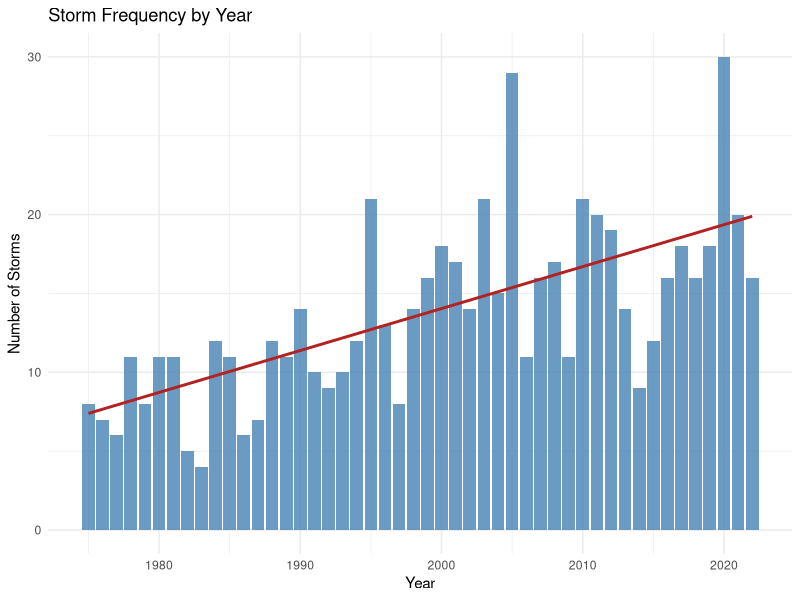
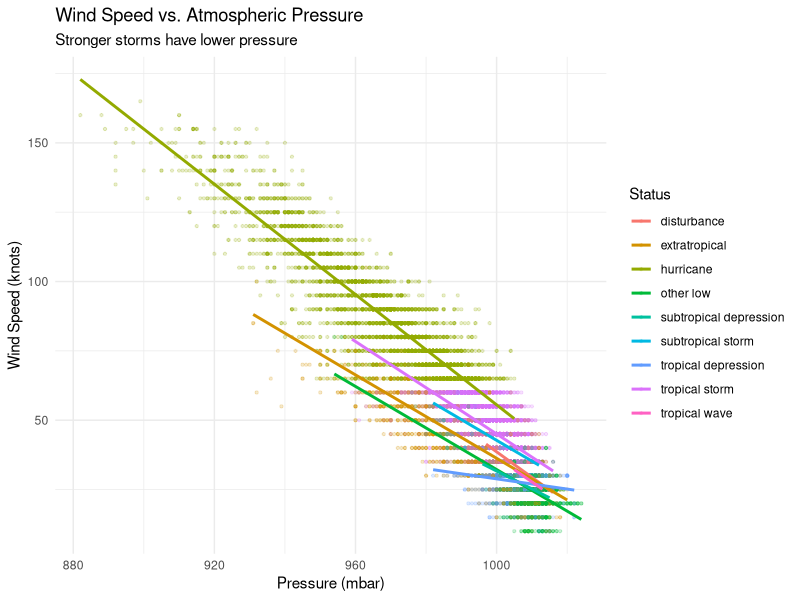
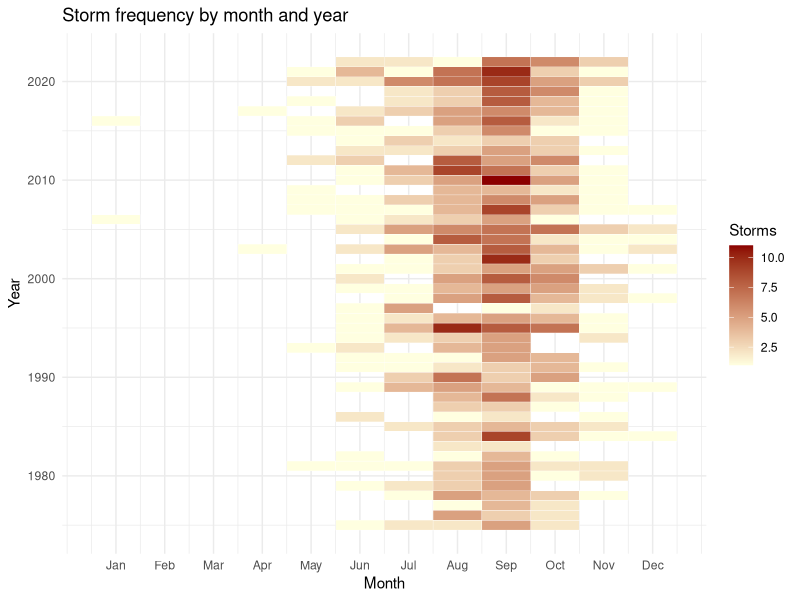
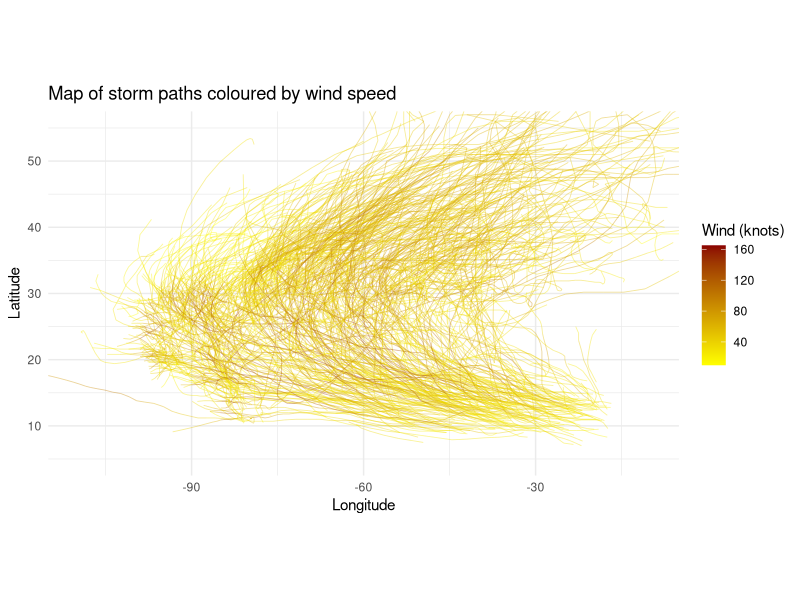
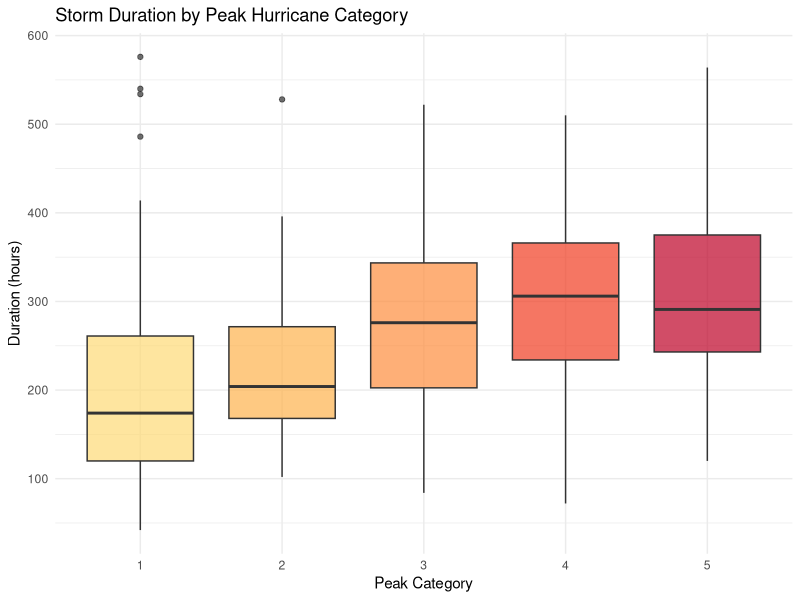

The R script that drew these images, in order:
# installing the dplyr package
install.packages(dplyr)

# loading the dplyr package
library(dplyr)

# loading other required libraries
library(tidyr)
library(ggplot2)
library(lubridate)

# finding the required dataset
data(package = "dplyr")

# loading the storms dataset
data(storms)
# storms contains hurricane and tropical storm tracks, including time 
# information and storm  characteristics such as category, wind, pressure and
# status

# DATA MANAGEMENT
# Viewing the dataset
View(storms)

# looking at the dimensions of the dataset
dim(storms)
# the dataset has 19537 rows and 13 columns

# looking at the column types and structure of the dataset
str(storms)

# looking at the top rows of the dataset
head(storms)

# summary statistics for each column of the dataset
summary(storms)

glimpse(storms)

# DATA CLEANING
# looking for missing values in the dataset
colSums(is.na(storms))

# why the category column has NAs
# The category column uses a scale which only applies to hurricanes 
# It doesn't exist as a concept for any other storm type 
# So every observation where status is not hurricane will have NA for category

# why the tropicalstorm_force_diameter and hurricane_force_diameter columns
# have NAs
# the measurements of these diameters were only added from 2004 onwards
# data on these diameters before 2004 does not exist because it was not recorded

# handling NA values in the category column
storms %>% 
  filter(is.na(category)) %>%
  count(status)

# creating category label column to distinguish between hurricane and
# non-hurricane categories
# Treat NA category as non-hurricane
storms <- storms %>%
  mutate(category_label = if_else(is.na(category), "Non-hurricane",
                                  paste("Category", category)))

storms_clean <- storms %>%
  select(-tropicalstorm_force_diameter, -hurricane_force_diameter)

storms_clean
colSums(is.na(storms_clean))

# Creating a proper datetime column
storms_clean <- storms_clean %>%
  mutate(datetime = make_datetime(year, month, day, hour))


# Classify storms by era for trend analysis
storms_clean <- storms_clean %>%
  mutate(era = case_when(
    year < 1990 ~ "1975–1989",
    year < 2005 ~ "1990–2004",
    TRUE        ~ "2005–present"
  ))

storms_clean

View(storms_clean)

# UNCOVERING TRENDS
# deriving storm level summaries
storm_summary <- storms_clean %>%
  group_by(name, year) %>%
  summarise(
    peak_wind      = max(wind, na.rm = TRUE),
    min_pressure   = min(pressure, na.rm = TRUE),
    duration_hrs   = n() * 6,        # observations are 6hrs apart
    .groups = "drop"
  )

storm_summary

# looking at how many storms there are per year
storms_clean %>%
  distinct(name, year) %>%
  count(year) %>%
  arrange(year)


# barchart showing storm frequency per year
storms_clean %>%
  distinct(name, year) %>%
  count(year) %>%
  ggplot(aes(x = year, y = n)) +
  geom_col(fill = "steelblue", alpha = 0.8) +
  geom_smooth(method = "lm", colour = "firebrick", se = FALSE) +
  labs(title = "Storm Frequency by Year ",
       x = "Year", y = "Number of Storms") +
  theme_minimal()
# The trend line slopes upward from left to right indicating that 
# storm frequency has increased over the period 1975 to the present


# looking at how many storms reached hurricane status per year
storms_clean %>%
  filter(status == "hurricane") %>%
  distinct(name, year) %>%
  count(year)

# looking at how peak wind speed changed over decades
storm_summary %>%
  group_by(era = case_when(
    year < 1990 ~ "1975–1989",
    year < 2005 ~ "1990–2004",
    TRUE        ~ "2005–present"
  )) %>%
  summarise(
    mean_peak_wind = mean(peak_wind),
    mean_min_pressure = mean(min_pressure, na.rm = TRUE)
  )

# Which months have most storms
storms_clean %>%
  distinct(name, year, month) %>%
  count(month, name = "storm_count") %>%
  arrange(desc(storm_count))
# month 9 (september) has the most storms while month 4 (April) has the 
# least number of storms

# STATISTICAL TESTS
# looking at whether wind speed is significantly different across storm 
#categories
kruskal.test(wind ~ category, data = storms_clean %>% filter(!is.na(category)))
# chi-squared = 4080.6, df = 4
# p-value < 2.2e-16 which is less than 0.001
# this shows that wind speed is significantly different across storm categories

# Correlation between wind speed and pressure
cor(storms_clean$wind, storms_clean$pressure, use = "complete.obs")
# correlation between wind speed and pressure is negative (-0.92777)
# this indicates that there is a strong negative relationship between wind speed 
# and wind pressure

# scatter plot of wind versus pressure
ggplot(storms_clean, aes(x = pressure, y = wind, colour = status)) +
  geom_point(alpha = 0.2, size = 0.8) +
  geom_smooth(method = "lm", se = FALSE) +
  labs(title = "Wind Speed vs. Atmospheric Pressure",
       subtitle = "Stronger storms have lower pressure",
       x = "Pressure (mbar)", y = "Wind Speed (knots)",
       colour = "Status") +
  theme_minimal()

# from the scatter plot, there is a strong negative relationship between 
# atmospheric pressure and wind speed across all storm types
# this indicates that as pressure decreases, wind speed increases

# Hurricanes cluster at the lowest pressures (below 900 mbar) and 
# highest wind speeds (above 150 knots)

# tropical depressions and tropical waves cluster at high pressures and 
# moderate wind speeds 

# Tropical and extratropical storms occupy intermediate positions, with 
# extratropical storms showing wider pressure variability for a given wind speed
# compared to tropical systems

# Trend lines indicate that the rate at which wind speed increases per unit drop 
# in pressure is consistent across storm types

# heatmap showing storm frequency by month and year
storms_clean %>%
  distinct(name, year, month) %>%
  count(year, month) %>%
  ggplot(aes(x = month, y = year, fill = n)) +
  geom_tile(colour = "white") +
  scale_fill_gradient(low = "lightyellow", high = "darkred") +
  scale_x_continuous(breaks = 1:12,
                     labels = month.abb) +
  labs(title = "Storm frequency by month and year",
       x = "Month", y = "Year", fill = "Storms") +
  theme_minimal()

# From the heatmap, storm activity is heavily concentrated in the months of 
# August to October
# There is near-zero storm occurrence from January through May across all years 

# Storm frequency has increased over time 
# From the mid-1990s onward, there is darker shading and more active months 
# The 1980s have low storm frequency

# The post-2000 period has more storm activity, with 2005 and 2020 being the
# years with the highest storm frequency

# Map of storm paths coloured by wind speed
ggplot(storms_clean, aes(x = long, y = lat, group = paste(name, year),
                   colour = wind)) +
  geom_path(alpha = 0.4, linewidth = 0.3) +
  scale_colour_gradient(low = "yellow", high = "darkred") +
  coord_quickmap(xlim = c(-110, -10), ylim = c(5, 55)) +
  labs(title = "Map of storm paths coloured by wind speed",
       x = "Longitude", y = "Latitude",
       colour = "Wind (knots)") +
  theme_minimal()

# from the map, the highest wind speeds cluster between 15°N and 30°N latitude
# Wind speeds decrease as tracks recurve into higher latitudes

# Most storms originate from the 10°N and 20°N latitude (below 60 knots)
# Most storm observations fall in the lower wind speed range

# boxplot showing storm duration by peak category
# looking at whether stronger storms last longer
storms_clean %>%
  group_by(name, year) %>%
  summarise(duration_hrs  = n() * 6,
            peak_category = max(as.numeric(category), na.rm = TRUE),
            .groups = "drop") %>%
  filter(is.finite(peak_category)) %>%
  ggplot(aes(x = factor(peak_category), y = duration_hrs,
             fill = factor(peak_category))) +
  geom_boxplot(alpha = 0.7) +
  scale_fill_manual(values = c("1" = "#FED976", "2" = "#FEB24C",
                               "3" = "#FD8D3C", "4" = "#F03B20",
                               "5" = "#BD0026")) +
  labs(title = "Storm Duration by Peak Hurricane Category",
       x = "Peak Category", y = "Duration (hours)") +
  theme_minimal() +
  theme(legend.position = "none")

# from the boxplot, stronger storms last longer on average
# category 4 storms last the longest
# category 1 storms have the most outliers
